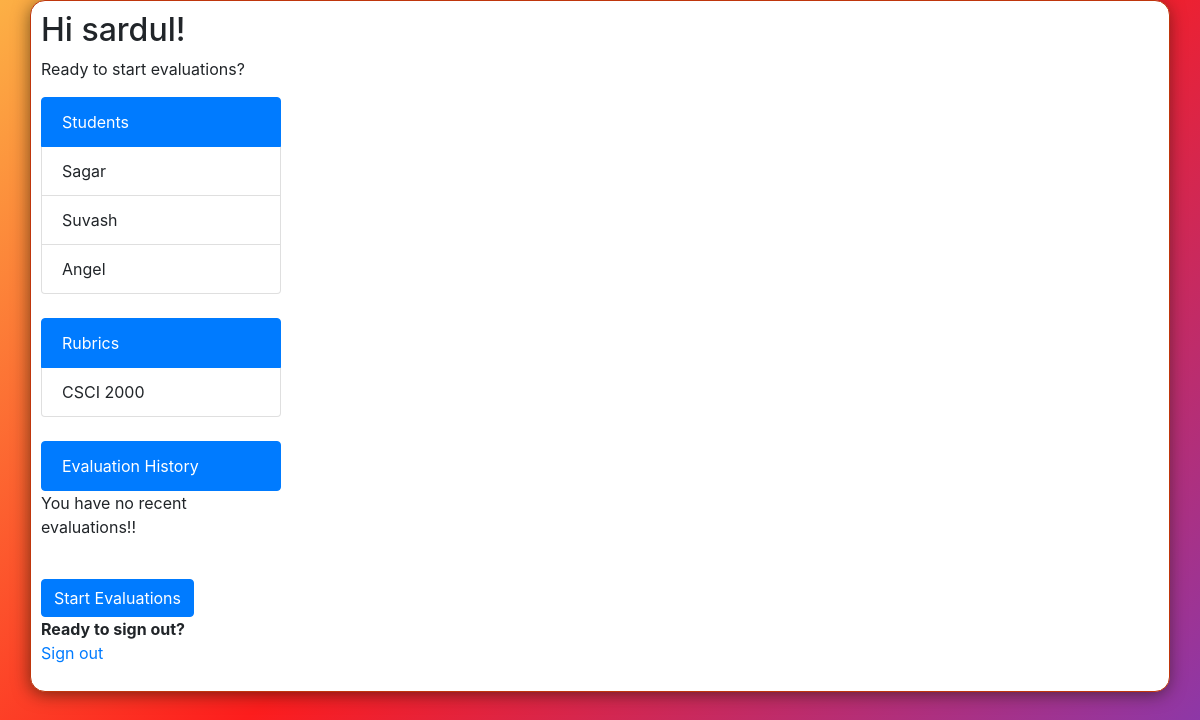
Page /home (signed in) on the committed database.
### main/models.py (models this page shows, shortened)
class Student(models.Model):
    name = models.CharField(max_length=200)
    classification = models.CharField(max_length=200)

class Rubric(models.Model):
    title = models.CharField(max_length=200, blank=True, null=True)
    created_by = models.CharField(max_length=200)
    assigned_to = models.ManyToManyField(Evaluator)
    category = models.ManyToManyField(Category)
    def __str__(self):
        return self.title

### main/views.py (the view)
# urls.py: path('home', views.evaluatorhome, name='evaluatorhome'),
def evaluatorhome(request):
    rubrics = Rubric.objects.all()
    students = Student.objects.all()
    context = {'rubrics':rubrics, 'students':students}
    return render(request, 'main/evaluatorhome.html', context)

### main/templates/main/evaluatorhome.html
{% extends  'base.html' %}
{% load static %}
{% block body_block %}
<div class = "container" id = "main_content">
{% if user.is_authenticated %}
<h2> Hi {{ user.username }}!</h2>
<p>
    Ready to start evaluations?<br>
</p>
<div id = "row card border-primary bg-light mb-3" style="width: 15rem;">
  <div id = "col col-lg-3">
    <ul class="list-group">
    <li class="list-group-item active">Students</li>
    {%for student in students%}
      <li class="list-group-item">{{student.name}}</li>
    {%endfor%}
    </ul>
  </div>
<br/>
  <div id = "col col-lg-3">
    <ul class="list-group">
    <li class="list-group-item active">Rubrics</li>
    {%for rubric in rubrics%}
      <li class="list-group-item">{{rubric}}</li>
    {%endfor%}
    </ul>
  </div>
</div>
<br/>
  <div id = "row card border-primary bg-light mb-3" style="width: 15rem;">
    <div id = "col col-lg-3">
    <ul class="list-group">
    <li class="list-group-item active">Evaluation History</li>
    </ul>
  </div>
  {% if score is None %}
  <p> You have no recent evaluations!! </p>
  {% else %}
  <p>Average score of student is {{score}}</p>
  {% endif %}
  <br/>
<div>
  <form action = "{%url 'main:grade'%}">
    <input type = "submit" class = "btn btn-primary" value = "Start Evaluations">  </input>
  </form>
</div>
<b>Ready to sign out?</b>
<p><a href="{% url 'logout' %}">Sign out</a></p>
{% else %}
  <p>You can't view this page</p>
{% endif %}
</div>
{%endblock%}

### main/static/css/landing.css (style rules this page uses)
body { height: 100vh; background: rgb(131,58,180); background: linear-gradient(318deg, rgba(131,58,180,1) 0%, rgba(253,29,29,1) 50%, rgba(252,176,69,1) 100%); }
#main_content { border: 0.7px solid #BF360C; border-radius: 15px; width: auto; background-color: #FFFFFF; padding: 10px; box-shadow: -1px 3px 17px -1px rgba(22,22,2,0.58); -webkit-box-shadow: -1px 3px 17px -1px rgba(22,22,2,0.58); -moz-box-shadow: -1px 3px 17px -1px rgba(22,22,2,0.58); }

### rows in the picture
Student: name "Sagar"
Student: name "Suvash"
Student: name "Angel"
Rubric: title "CSCI 2000"

### other values in the picture
{{ user.username }} "sardul"
